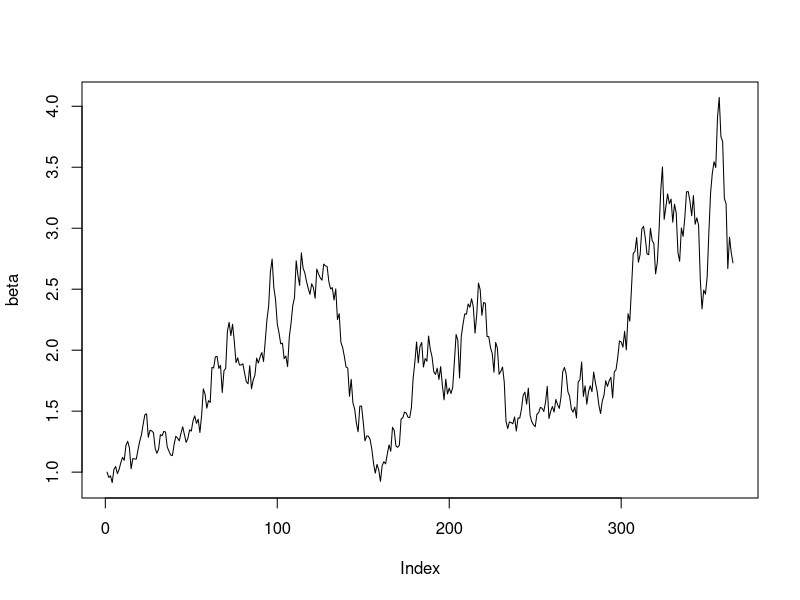
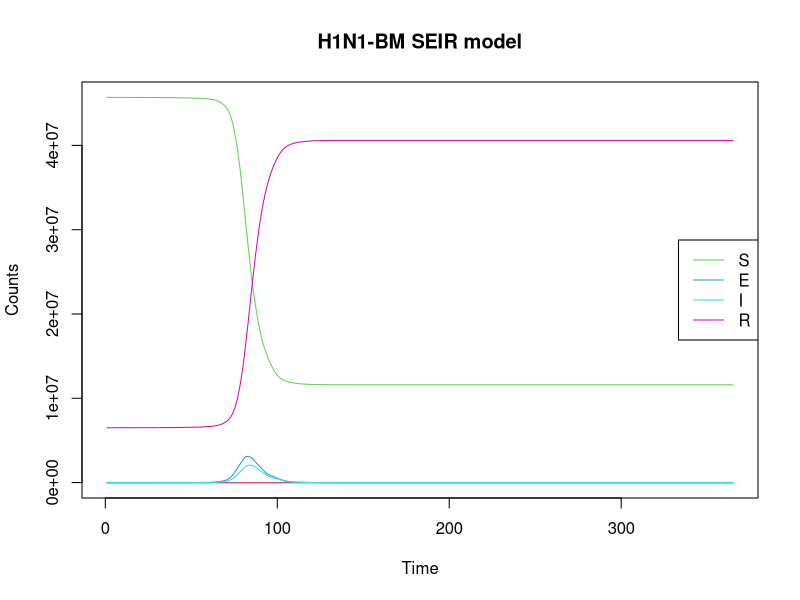
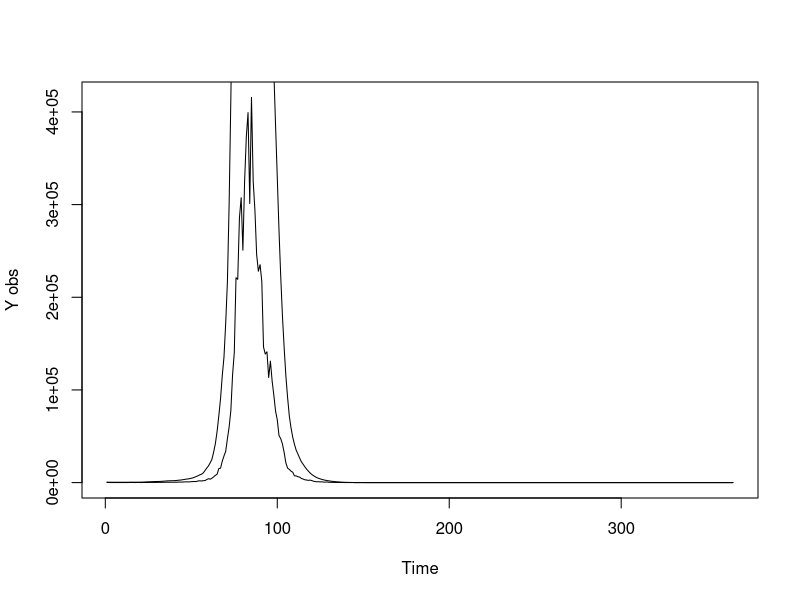

The R source for these figures, in order:
rm(list=ls())
require(deSolve)
set.seed(00001) #00033 #00036 #00043 #00048 previous:00033 #remove N= 00093

# rn<-rnorm(n=1000,m=0,sd=1)
# plot(rn, type=”l”)
# hist(rn,breaks=25)
# dp<-cumsum(rn)
# plot(dp,type=”l”)

times <- 1:365
N=52196381
sigma <- 0.07
## first, simulate a set of random deviates
e <- rnorm(n = length(times)-1 , sd = 1)
## now compute their cumulative sum
e <- c(0, cumsum(e))

write.csv(e,"simulateh1n1x2.csv")
beta<- exp(sigma*e)
plot(beta,type='l')
write.csv(beta,"simulateh1n1beta2.csv")

H1N1 <- function(time, current_state, params){
  
  with(as.list(c(current_state, params)),{
    
    # N <- S+E+I+R
    dt <- 1
    dS <- -beta[t]*S*I/N
    dE <- beta[t]*S*I/N - E/k
    dI <- E/k - I/gamma
    dR <- I/gamma
    
    return(list(c(dt, dS, dE, dI, dR)))
  })
}


params <- c(k=1.59, gamma=1.08)

library('truncnorm')
R0 <- rtruncnorm(1, a=0, b=1, mean = 0.15, sd = 0.15)
E0 <-runif(1,-16, -9)
I0 <-runif(1,-16, -9)
#x <-runif(1, -5,2)
S <- N
R <- R0*S
S <- S - R

E <- exp(E0 + log(S))
S <- S - E
I <- exp(I0 + log(S))
S <- S - I


initial_state<- c(t=1, S=S, E=E, I=I, R=R)
#initial_state <- c(t=1,S=52196380, E=1, I=0, R=0)
model1 <- ode(initial_state, times, H1N1, params)

summary(model1)

matplot(model1, type="l", lty=1, main="H1N1-BM SEIR model", xlab="Time",ylab = "Counts")
legend <- colnames(model1)[3:6]
legend("right", legend=legend, col=3:6, lty = 1)

Z1 <-model1[,4]/1.59

tau1 <- 0.1#runif(1,0,1)
Y1 <-vector(length = 365)
for (i in 1:365){
  #Y1[i]<- rlnorm(1,log(Z1[i,]/5),tau1)
  Y1[i]<- rlnorm(1,log(Z1[i]/5),tau1)
}
plot(Y1,type='l',ylab="Y obs", xlab = "Time")
lines(Z1)
write.csv(Y1,"simh1n1Y2.csv")
write.csv(model1,"simulateh1n1states2.csv")
